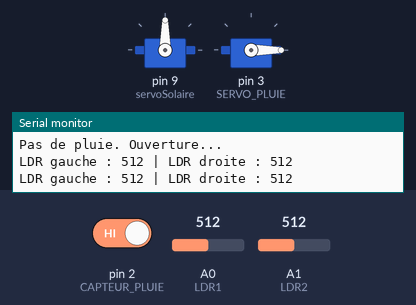
This sketch was run on a simulated Arduino Uno, built with avr-gcc and run on an emulated ATmega328P. Parts: 2 × servo, the last lines printed to the serial monitor. Inputs (shaded band) come from the test bench; at power-on: A0 (LDR1) = 512, A1 (LDR2) = 512, pin 2 (CAPTEUR_PLUIE) HIGH.

Above: at 1.2 s.
1.3 s: A0 (LDR1) set to 558
At 2.9 s:
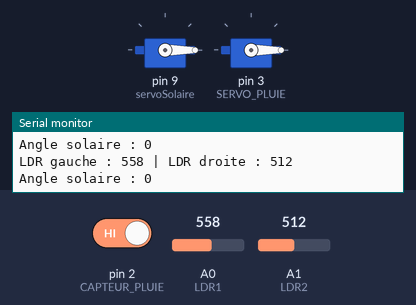
4.8 s: A1 (LDR2) set to 578
9.0 s: A1 (LDR2) set to 600
At 12.2 s:
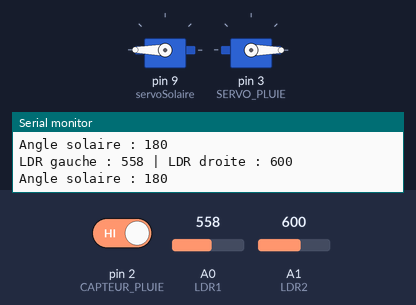
12.5 s: pin 2 (CAPTEUR_PLUIE) driven LOW
At 14.5 s:
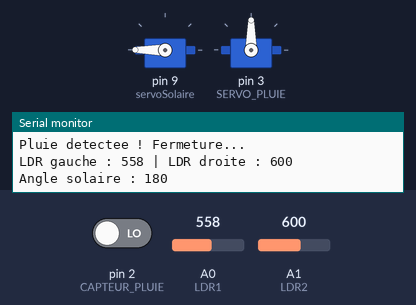
14.8 s: A0 (LDR1) set to 620
19.0 s: A0 (LDR1) set to 644
At 21.6 s:
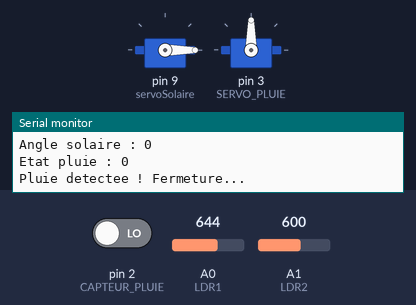
Timing chart, 0 to 23.1 s (numbered marks = the images above; inputs shaded):
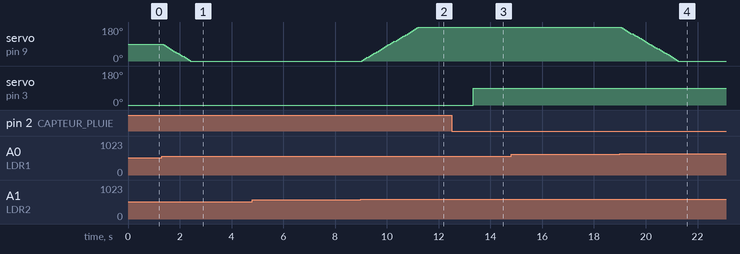

Measured:
- the behaviour switches between 542 and 543 on A0 (LDR1) (found by bisection; images 0 and 1)
- the behaviour switches between 588 and 589 on A1 (LDR2) (found by bisection; images 1 and 2)
- the behaviour switches between 630 and 631 on A0 (LDR1) (found by bisection; images 3 and 4)
- after the input at 1.3 s, servo on pin 9 (servoSolaire): moves from 90° to 0° over 1.1 s, starting after 0.06 s
- after the input at 9.0 s, servo on pin 9 (servoSolaire): moves from 0° to 180° over 2.2 s, starting at once
- after the input at 12.5 s, servo on pin 3 (SERVO_PLUIE): 0° → 90° after 0.84 s
- after the input at 19.0 s, servo on pin 9 (servoSolaire): moves from 180° to 0° over 2.2 s, starting after 0.05 s

The sketch:

Solaire_Pluie.ino
```cpp
#include <Servo.h>

// ===== SUIVEUR SOLAIRE =====
#define LDR1 A0
#define LDR2 A1

Servo servoSolaire;
int angle = 90;
int erreur = 30;
int pas = 5;

// ===== SYSTÈME DE PLUIE =====
#define CAPTEUR_PLUIE 2
#define SERVO_PLUIE 3

Servo servoPluie;

// Gestion du temps
unsigned long tempsSolaire = 0;
unsigned long tempsPluie = 0;

void setup() {
  Serial.begin(9600);

  // Initialiser le servo solaire
  servoSolaire.attach(9);
  servoSolaire.write(angle);

  // Initialiser le capteur et le servo de pluie
  pinMode(CAPTEUR_PLUIE, INPUT);
  servoPluie.attach(SERVO_PLUIE);
  servoPluie.write(0);

  Serial.println("Systeme solaire et pluie demarre");
}

void loop() {
  unsigned long maintenant = millis();

  // ===== SUIVI SOLAIRE : toutes les 30 ms =====
  if (maintenant - tempsSolaire >= 30) {
    tempsSolaire = maintenant;

    int lumiere1 = analogRead(LDR1);
    int lumiere2 = analogRead(LDR2);

    Serial.print("LDR gauche : ");
    Serial.print(lumiere1);
    Serial.print(" | LDR droite : ");
    Serial.println(lumiere2);

    if (abs(lumiere1 - lumiere2) > erreur) {
      if (lumiere1 > lumiere2) {
        angle -= pas;
      } else {
        angle += pas;
      }

      angle = constrain(angle, 0, 180);
      servoSolaire.write(angle);

      Serial.print("Angle solaire : ");
      Serial.println(angle);
    }
  }

  // ===== CAPTEUR DE PLUIE : toutes les 1000 ms =====
  if (maintenant - tempsPluie >= 1000) {
    tempsPluie = maintenant;

    int pluie = digitalRead(CAPTEUR_PLUIE);

    Serial.print("Etat pluie : ");
    Serial.println(pluie);

    if (pluie == LOW) {
      servoPluie.write(90);
      Serial.println("Pluie detectee ! Fermeture...");
    } else {
      servoPluie.write(0);
      Serial.println("Pas de pluie. Ouverture...");
    }
  }
}
```
